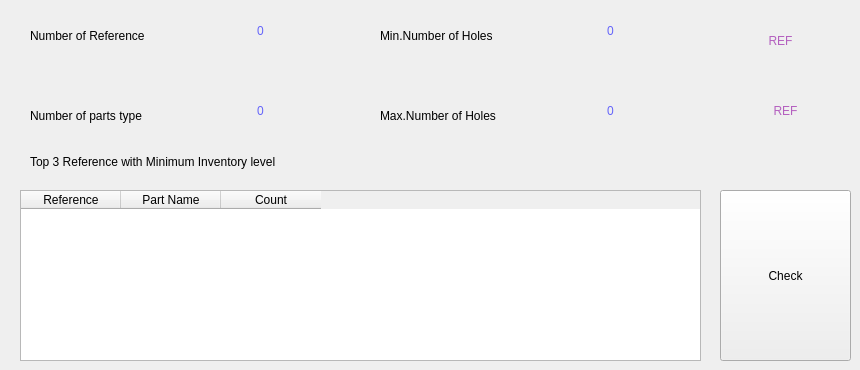
    <widget class="QWidget" name="tab">
     <attribute name="title">
      <string>Inventory Statistics</string>
     </attribute>
     <widget class="QLabel" name="label_3">
      <property name="geometry">
       <rect>
        <x>30</x>
        <y>10</y>
        <width>201</width>
        <height>51</height>
       </rect>
      </property>
      <property name="text">
       <string>Number of Reference</string>
      </property>
     </widget>
     <widget class="QLabel" name="label_4">
      <property name="geometry">
       <rect>
        <x>30</x>
        <y>90</y>
        <width>201</width>
        <height>51</height>
       </rect>
      </property>
      <property name="text">
       <string>Number of parts type</string>
      </property>
     </widget>
     <widget class="QLabel" name="label_5">
      <property name="geometry">
       <rect>
        <x>380</x>
        <y>10</y>
        <width>201</width>
        <height>51</height>
       </rect>
      </property>
      <property name="text">
       <string>Min.Number of Holes</string>
      </property>
     </widget>
     <widget class="QLabel" name="label_6">
      <property name="geometry">
       <rect>
        <x>380</x>
        <y>90</y>
        <width>201</width>
        <height>51</height>
       </rect>
      </property>
      <property name="text">
       <string>Max.Number of Holes</string>
      </property>
     </widget>
     <widget class="QLabel" name="lbl_ref_nbr">
      <property name="geometry">
       <rect>
        <x>240</x>
        <y>10</y>
        <width>41</width>
        <height>41</height>
       </rect>
      </property>
      <property name="styleSheet">
       <string notr="true">font: 20pt &quot;Roboto&quot;;
color: rgb(100, 100, 250);</string>
      </property>
      <property name="text">
       <string>0</string>
      </property>
      <property name="alignment">
       <set>Qt::AlignCenter</set>
      </property>
     </widget>
     <widget class="QLabel" name="lbl_parts_nbr">
      <property name="geometry">
       <rect>
        <x>240</x>
        <y>90</y>
        <width>41</width>
        <height>41</height>
       </rect>
      </property>
      <property name="styleSheet">
       <string notr="true">font: 20pt &quot;Roboto&quot;;
color: rgb(100, 100, 250);</string>
      </property>
      <property name="text">
       <string>0</string>
      </property>
      <property name="alignment">
       <set>Qt::AlignCenter</set>
      </property>
     </widget>
     <widget class="QLabel" name="lbl_min_hole">
      <property name="geometry">
       <rect>
        <x>590</x>
        <y>10</y>
        <width>41</width>
        <height>41</height>
       </rect>
      </property>
      <property name="styleSheet">
       <string notr="true">font: 20pt &quot;Roboto&quot;;
color: rgb(100, 100, 250);</string>
      </property>
      <property name="text">
       <string>0</string>
      </property>
      <property name="alignment">
       <set>Qt::AlignCenter</set>
      </property>
     </widget>
     <widget class="QLabel" name="lbl_max_hole">
      <property name="geometry">
       <rect>
        <x>590</x>
        <y>90</y>
        <width>41</width>
        <height>41</height>
       </rect>
      </property>
      <property name="styleSheet">
       <string notr="true">font: 20pt &quot;Roboto&quot;;
color: rgb(100, 100, 250);</string>
      </property>
      <property name="text">
       <string>0</string>
      </property>
      <property name="alignment">
       <set>Qt::AlignCenter</set>
      </property>
     </widget>
     <widget class="QLabel" name="lbl_min_hole_1">
      <property name="geometry">
       <rect>
        <x>710</x>
        <y>20</y>
        <width>141</width>
        <height>41</height>
       </rect>
      </property>
      <property name="styleSheet">
       <string notr="true">font: 20pt &quot;Roboto&quot;;
color: rgb(180, 96, 191);</string>
      </property>
      <property name="text">
       <string>REF</string>
      </property>
      <property name="alignment">
       <set>Qt::AlignCenter</set>
      </property>
     </widget>
     <widget class="QLabel" name="lbl_max_hole_2">
      <property name="geometry">
       <rect>
        <x>720</x>
        <y>90</y>
        <width>131</width>
        <height>41</height>
       </rect>
      </property>
      <property name="styleSheet">
       <string notr="true">font: 20pt &quot;Roboto&quot;;
color: rgb(180, 96, 191);</string>
      </property>
      <property name="text">
       <string>REF</string>
      </property>
      <property name="alignment">
       <set>Qt::AlignCenter</set>
      </property>
     </widget>
     <widget class="QTableWidget" name="table2">
      <property name="geometry">
       <rect>
        <x>20</x>
        <y>190</y>
        <width>681</width>
        <height>171</height>
       </rect>
      </property>
      <property name="styleSheet">
       <string notr="true">font: 25 8pt &quot;Roboto&quot;;</string>
      </property>
      <column>
       <property name="text">
        <string>Reference</string>
       </property>
      </column>
      <column>
       <property name="text">
        <string>Part Name</string>
       </property>
      </column>
      <column>
       <property name="text">
        <string>Count</string>
       </property>
      </column>
     </widget>
     <widget class="QLabel" name="label_13">
      <property name="geometry">
       <rect>
        <x>30</x>
        <y>146</y>
        <width>501</width>
        <height>31</height>
       </rect>
      </property>
      <property name="text">
       <string>Top 3 Reference with Minimum Inventory level</string>
      </property>
     </widget>
     <widget class="QPushButton" name="check_btn">
      <property name="geometry">
       <rect>
        <x>720</x>
        <y>190</y>
        <width>131</width>
        <height>171</height>
       </rect>
      </property>
      <property name="styleSheet">
       <string notr="true">font: 87 16pt &quot;Roboto&quot;;</string>
      </property>
      <property name="text">
       <string>Check</string>
      </property>
     </widget>
    </widget>
